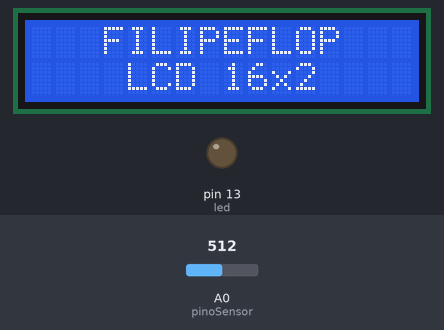
This program was run on a simulated Arduino Uno, built with avr-gcc and run on an emulated ATmega328P. On the bench: 16×2 character LCD, output pins drawn as LEDs (lit = HIGH). The test bench sets the inputs (shaded band); at power-on: A0 (pinoSensor) = 512. The local clock reads 2024-03-15 10:24:30 at power-on unless the program sets it; what the program prints to the serial monitor is not drawn.

Above: at 0.1 s.
At 7.5 s:
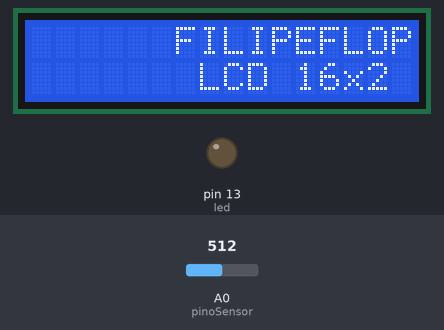
At 13.9 s:
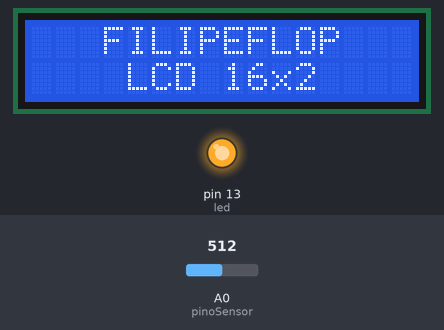
At 35.1 s:
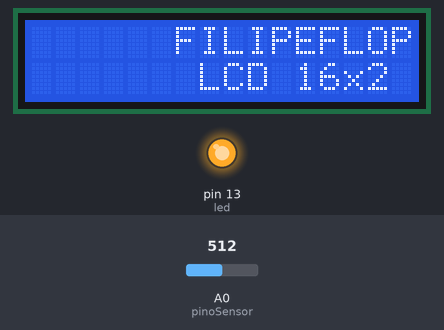
Timing chart, 0 to 40.0 s (numbered marks = the images above):
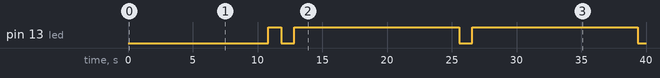

Measured:
- by itself, pin 13 (led): repeats every 13.8 s: LOW 1.0 s, HIGH 12.8 s
- what the display in image 1 shows lasts 6.3 s, from 7.5 s to 13.8 s
- what the display in image 2 shows lasts 5.0 s, from 13.8 s to 18.8 s

The program:

main.cpp
```cpp
#include <Arduino.h>
#include <Wire.h>
#include <RTClib.h>
#include <SPI.h>
RTC_DS1307 rtc;
char daysOfTheWeek[7][12] = {"Sunday", "Monday", "Tuesday", "Wednesday", "Thursday", "Friday", "Saturday"};

//Programa: Display LCD 16x2
//Autor: FILIPEFLOP https://www.filipeflop.com/blog/como-utilizar-o-display-lcd-16x2/

//Carrega a biblioteca LiquidCrystal
#include <LiquidCrystal.h>

//Define os pinos que serão utilizados para ligação ao display
LiquidCrystal lcd(12, 11, 5, 4, 3, 2);


//Push button

int pushbutton = 2; // declara o push button na porta 2
int led = 13; // declara led na porta 13
bool estadoled = 0; // variavel de controle

//Bomba D'Água
 const int bomba = 13;

void setup()
{
  while (!Serial); // for Leonardo/Micro/Zero
  Serial.begin(9600);

  //Bomba D'Água
  pinMode(bomba, OUTPUT);

  //LCD
  lcd.begin(16, 2);

  //Piscar LED
  pinMode(LED_BUILTIN, OUTPUT);

  //Push Button https://guiarobotica.com/push-button-arduino/
  pinMode(pushbutton, INPUT_PULLUP); // define o pino do botao como entrada
  pinMode(led, OUTPUT);// define LED como saida

  //Módulo RTC - Relógio https://create.arduino.cc/projecthub/Techatronic/ds1307-rtc-module-with-arduino-54afd1
  if (!rtc.begin())
  {
    Serial.println("Couldn't find RTC");
    while (1);
  }
  if (!rtc.isrunning())
  {
    Serial.println("RTC is NOT running!");
    // following line sets the RTC to the date & time this sketch was compiled
    // rtc.adjust(DateTime(F(__DATE__), F(__TIME__)));
    // This line sets the RTC with an explicit date & time, for example to set
    // January 21, 2014 at 3am you would call:
    //rtc.adjust(DateTime(2019, 3, 3, 20, 0, 0));
  }
  //rtc.adjust(DateTime(2019, 3, 3, 20, 0, 0));
  rtc.adjust(DateTime(F(__DATE__), F(__TIME__)));

  pinMode(LED_BUILTIN, OUTPUT);

}

void loop()
{

  //Push Button
  if (digitalRead(pushbutton) == LOW) // Se o botão for pressionado
  {
    estadoled = !estadoled; // troca o estado do LED
    digitalWrite(led, estadoled);
    while (digitalRead(pushbutton) == LOW);
    delay(100);
  }

  //Limpa a tela
  lcd.clear();
  //Posiciona o cursor na coluna 3, linha 0;
  lcd.setCursor(3, 0);
  //Envia o texto entre aspas para o LCD
  lcd.print("FILIPEFLOP");
  lcd.setCursor(3, 1);
  lcd.print(" LCD 16x2");
  delay(5000);

  //Rolagem para a esquerda
  for (int posicao = 0; posicao < 3; posicao++)
  {
    lcd.scrollDisplayLeft();
    delay(300);
  }

  //Rolagem para a direita
  for (int posicao = 0; posicao < 6; posicao++)
  {
    lcd.scrollDisplayRight();
    delay(300);
  }

  //Módulo RTC - Relógio
  DateTime now = rtc.now();
  Serial.print(now.year(), DEC);
  Serial.print('/');
  Serial.print(now.month(), DEC);
  Serial.print('/');
  Serial.print(now.day(), DEC);
  Serial.print(" (");
  Serial.print(daysOfTheWeek[now.dayOfTheWeek()]);
  Serial.print(") ");
  Serial.print(now.hour(), DEC);
  Serial.print(':');
  Serial.print(now.minute(), DEC);
  Serial.print(':');
  Serial.print(now.second(), DEC);
  Serial.println();
  Serial.print(" since midnight 1/1/1970 = ");
  Serial.print(now.unixtime());
  Serial.print("s = ");
  Serial.print(now.unixtime() / 86400L);
  Serial.println("d");
  // calculate a date which is 7 days and 30 seconds into the future
  DateTime future (now + TimeSpan(7,12,30,6));
  Serial.print(" now + 7d + 30s: ");
  Serial.print(future.year(), DEC);
  Serial.print('/');
  Serial.print(future.month(), DEC);
  Serial.print('/');
  Serial.print(future.day(), DEC);
  Serial.print(' ');
  Serial.print(future.hour(), DEC);
  Serial.print(':');
  Serial.print(future.minute(), DEC);
  Serial.print(':');
  Serial.print(future.second(), DEC);
  Serial.println();
  Serial.println();
  delay(3000);

  // Piscar LED
  digitalWrite(LED_BUILTIN, HIGH);  // turn the LED on (HIGH is the voltage level)
  delay(1000);                      // wait for a second
  digitalWrite(LED_BUILTIN, LOW);   // turn the LED off by making the voltage LOW
  delay(1000);                      // wait for a second

// //Bomba D'Água

   //Lê o valor do potenciômetro

   int sensorValue = analogRead(A0);

   //Escreve na tela

  Serial.println(sensorValue);

   if(sensorValue > 800){

       digitalWrite(bomba, LOW);

       Serial.println("Bomba Desligada!");

   }

   if(sensorValue < 600){

       digitalWrite(bomba, HIGH);

       Serial.println("Bomba Ligada!");

   }

   _delay_ms(1000);


}

//https://labdegaragem.com/profiles/blogs/controle-de-bomba-de-gua
```

bomba.cpp
```cpp

```

button.cpp
```cpp
#include <Arduino.h>

int pushbutton = 2; // declara o push button na porta 2
int led = 13; // declara led na porta 13
bool estadoled = 0; // variavel de controle

void setup()
{
  pinMode(pushbutton, INPUT_PULLUP); // define o pino do botao como entrada
  pinMode(led, OUTPUT);// define LED como saida
}

void loop()
{
  if (digitalRead(pushbutton) == LOW) // Se o botão for pressionado
  {
    estadoled = !estadoled; // troca o estado do LED
    digitalWrite(led, estadoled);
    while (digitalRead(pushbutton) == LOW);
    delay(100);
  }
}
```

display.cpp
```cpp
#include <Arduino.h>
#include <Wire.h>
#include <RTClib.h>
#include <SPI.h>
#include <LiquidCrystal.h>

//Relógio https://create.arduino.cc/projecthub/Techatronic/ds1307-rtc-module-with-arduino-54afd1
RTC_DS1307 rtc;
char daysOfTheWeek[7][12] = {"Sunday", "Monday", "Tuesday", "Wednesday", "Thursday", "Friday", "Saturday"};


//Autor: FILIPEFLOP https://www.filipeflop.com/blog/como-utilizar-o-display-lcd-16x2/
//Define os pinos que serão utilizados para ligação ao display
LiquidCrystal lcd(7, 6, 5, 4, 3, 2);

//Push button https://guiarobotica.com/push-button-arduino/
int pushbutton = 8;
int led = 9;
bool estadoled = 0;


void setup()
{
  Serial.begin(9600);

  //Módulo RTC - Relógio
  if (!rtc.begin())
  {
    Serial.println("Couldn't find RTC");
    while (1);
  }
  if (!rtc.isrunning())
  {
    Serial.println("RTC is NOT running!");
  }
  rtc.adjust(DateTime(F(__DATE__), F(__TIME__)));

  //LCD
  lcd.begin(16, 2);

  //Push Button
  pinMode(pushbutton, INPUT_PULLUP);
  pinMode(led, OUTPUT);

  //Piscar LED
  pinMode(LED_BUILTIN, OUTPUT);


}

void loop()
{


  //Limpa a tela
  lcd.clear();
  //Posiciona o cursor na coluna 3, linha 0;
  lcd.setCursor(3, 0);
  //Envia o texto entre aspas para o LCD
  lcd.print("Teste");
  lcd.setCursor(3, 1);
  lcd.print("LCD 16x2");


  //Módulo RTC - Relógio
  DateTime horario = rtc.now();
  DateTime horario2 = rtc.now();

  // Piscar LED
  digitalWrite(LED_BUILTIN, HIGH);
  delay(500);
  digitalWrite(LED_BUILTIN, LOW);
  delay(500);

  if (horario == horario2)
  {
    digitalWrite(LED_BUILTIN, HIGH);
    delay(500);
    digitalWrite(LED_BUILTIN, LOW);
    delay(500);
  }

  //Push Button - irrigar agora
  if (digitalRead(pushbutton) == LOW) // Se o botão for pressionado
  {
    estadoled = !estadoled; // troca o estado do LED
    digitalWrite(led, estadoled);
    while (digitalRead(pushbutton) == LOW);
    delay(100);
  }

}
```

manualdomundo.cpp
```cpp
/* ******************** Rega Automática do Manual do Mundo ********************
   Criado por: Anderson Harayashiki Moreira
   Rev.: 01
   Data: 13.03.2019

   Guia de conexão:
   LCD RS: pino 12
   LCD Enable: pino 11
   LCD D4: pino 5
   LCD D5: pino 4
   LCD D6: pino 3
   LCD D7: pino 2
   LCD R/W: GND
   LCD VSS: GND
   LCD VCC: VCC (5V)
   Potenciômetro de 10K terminal 1: GND
   Potenciômetro de 10K terminal 2: V0 do LCD (Contraste)
   Potenciômetro de 10K terminal 3: VCC (5V)
   Sensor de umidade do solo A0: Pino A0
   Módulo Relé (Válvula): Pino 10

   Este código utiliza a biblioteca LiquidCrystal

   Library originally added 18 Apr 2008
   by David A. Mellis
   library modified 5 Jul 2009
   by Limor Fried (http://www.ladyada.net)

 ***************************************************************************** */

// inclui a biblioteca:
#include <LiquidCrystal.h>

// define os pinos de conexão entre o Arduino e o Display LCD
const int rs = 12, en = 11, d4 = 5, d5 = 4, d6 = 3, d7 = 2;
LiquidCrystal lcd(rs, en, d4, d5, d6, d7);

// variáveis do programa
const int pinoSensor = A0;
const int pinoValvula = 10;
const int limiarSeco = 74;
const int tempoRega = 50; // Tempo de rega em segundos
int umidadeSolo = 0;

void setup() {

  pinMode(pinoValvula, OUTPUT);
  // Desliga a válvula
  digitalWrite(pinoValvula, HIGH);
  // define o tamanho do Display LCD
  lcd.begin(16, 2);
  // Exibe a mensagem no Display LCD.
  lcd.print(" Rega do Manual ");

  Serial.begin(9600);


}

void loop() {
  // Mede a umidade a cada segundo. Faz isso durante uma hora (3600 segundos).
  for(int i=0; i < 5; i++) {
    // Posiciona o cursor do LCD na coluna 0 linha 1
    // (Obs: linha 1 é a segunda linha, a contagem começa em 0
    lcd.setCursor(0, 1);
    // Exibe a mensagem no Display LCD:
    lcd.print("Umidade: ");
    // Faz a leitura do sensor de umidade do solo
    umidadeSolo = analogRead(pinoSensor);
    // Converte a variação do sensor de 0 a 1023 para 0 a 100
    umidadeSolo = map(umidadeSolo, 1023, 0, 0, 100);
    // Exibe a mensagem no Display LCD:
    lcd.print(umidadeSolo);
    lcd.print(" %    ");
    // Espera um segundo
    delay(1000);
  }

  if(umidadeSolo < limiarSeco) {
    // Posiciona o cursor do LCD na coluna 0 linha 1
    // (Obs: linha 1 é a segunda linha, a contagem começa em 0
    lcd.setCursor(0, 1);
    // Exibe a mensagem no Display LCD:
    lcd.print("    Regando     ");
    // Liga a válvula
    digitalWrite(pinoValvula, LOW);
    // Espera o tempo estipulado
    delay(tempoRega*1000);
    digitalWrite(pinoValvula, HIGH);
  }
  else {
    // Posiciona o cursor do LCD na coluna 0 linha 1
    // (Obs: linha 1 é a segunda linha, a contagem começa em 0
    lcd.setCursor(0, 1);
    // Exibe a mensagem no Display LCD:
    lcd.print("Solo Encharcado ");
    // Espera o tempo estipulado
    delay(3000);
  }
}
```
